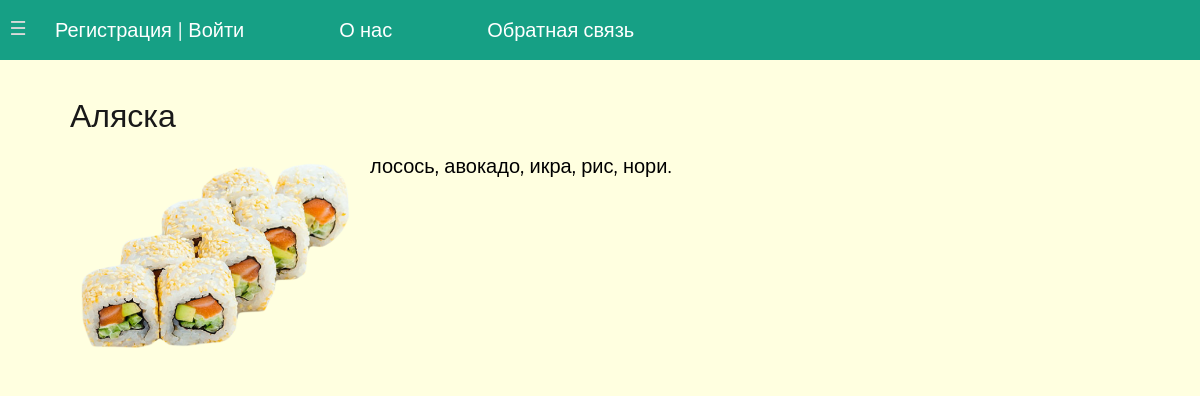
The app's page /position/alyaska/ with its own data.
### app1/models.py (models this page shows, shortened)
class Eat(models.Model):
    title = models.CharField(max_length=255, verbose_name='Заголовок')
    description = models.TextField(blank=True, verbose_name='Описание')
    photo = models.ImageField(upload_to='photos/%Y/%m/%d', verbose_name='Фото')
    time_create = models.DateTimeField(auto_now_add=True, verbose_name='Дата создания')
    time_update = models.DateTimeField(auto_now=True, verbose_name='Дата изменения')
    is_existed = models.BooleanField(default=True, verbose_name='Наличие')
    category = models.ForeignKey('Category', on_delete=models.PROTECT, verbose_name='Категория', related_name='get_posts')
    slug = models.SlugField(max_length=255, unique=True, db_index=True, verbose_name='URL')
    def __str__(self):
        return self.title
    class Meta:
        verbose_name = 'Все позиции еды'
        verbose_name_plural = 'Все позиции еды'
        ordering = ['-time_create', 'title']

### app1/views.py (the view)
# urls.py: path('position/<slug:post_slug>/', ShowPost.as_view(), name='position'),
class ShowPost(DataMixin, DetailView):
    model = Eat
    template_name = 'app1/post.html'
    slug_url_kwarg = 'post_slug'
    context_object_name = 'post'
    def get_context_data(self, *, object_list=None, **kwargs):
        context = super().get_context_data(**kwargs)
        c_def = self.get_user_context(title=context['post'])
        return dict(list(context.items()) + list(c_def.items()))

### app1/models.py (called while the page is built)
    def get_absolute_url(self):
        return reverse('category', kwargs={'category_slug': self.slug})

### app1/templatetags/app1_tags.py (called while the page is built)
@register.inclusion_tag('app1/list_categories.html')
def show_categories(sort=None, cat_selected=0):
    if not sort:
        cats = Category.objects.all()
    else:
        cats = Category.objects.order_by(sort)
    return {"cats": cats, 'cat_selected': cat_selected}

@register.inclusion_tag('app1/list_menu.html')
def show_menu(sort=None, menu=menu):
    menu = menu
    return {"menu": menu}

### app1/utils.py (called while the page is built)
    def get_user_context(self, **kwargs):
        context = kwargs
        cats = cache.get("cats")
        if not cats:
            cats = Category.objects.annotate(Count('get_posts'))
            cache.set("cats", cats, 60)
        user_menu = menu.copy()
        if not self.request.user.is_authenticated:
            user_menu.pop(1)  # удаляем Добавить рецепт из меню, если пользователь не авторизован
        context['menu'] = user_menu
        context['cats'] = cats
        if 'cat_selected' not in context:
            context['cat_selected'] = 0
        return context

### app1/templates/app1/post.html
{%extends 'app1/base.html'%}
{%block content %}
<h1>{{title}}</h1>
{% if post.photo %}
<p><img class="img-article-left" src="{{post.photo.url}}"></p>
{% endif %}
{{post.description|linebreaks}}
{%endblock%}

### app1/static/app1/css/style-f.css (style rules this page uses)
* { box-sizing: border-box; }
html { font-size: 100%; }
html, body { margin: 0; padding: 0; width: 100%; height: 100%; }
body { color: #333; font: 1em 'Open Sans', sans-serif; background-color: #f1f1f1; }
p { margin-bottom: 16px; }
h1, h2 { margin-bottom: 22px; color: #191919; font-weight: 300; }
h1 { font-size: 32px; line-height: 32px; }

### app1/static/app1/css/left-nav-style.css (style rules this page uses)
body { -webkit-animation: bugfix infinite 1s; }
@media screen and (min-width: 320px) { html, body { margin: 0; overflow-x: hidden; } }

### app1/static/app1/css/styles.css (style rules this page uses)
html, body { font-family: 'Montserrat', sans-serif; margin: 0; padding: 0; height: 100%; width: 100%; color: #d3d3d3; }
img { max-width: 600px; height: auto; }
img.img-article-left { max-width: 300px; height: auto; float: left; padding: 0 10px 10px 0; }
.content-text h1 { font-size: 32px; }

### records on screen
Eat: title "Аляска", photo (picture), description "лосось, авокадо, икра, рис, нори."

### other values on screen
{{ m.title }} "О нас" "Обратная связь"
